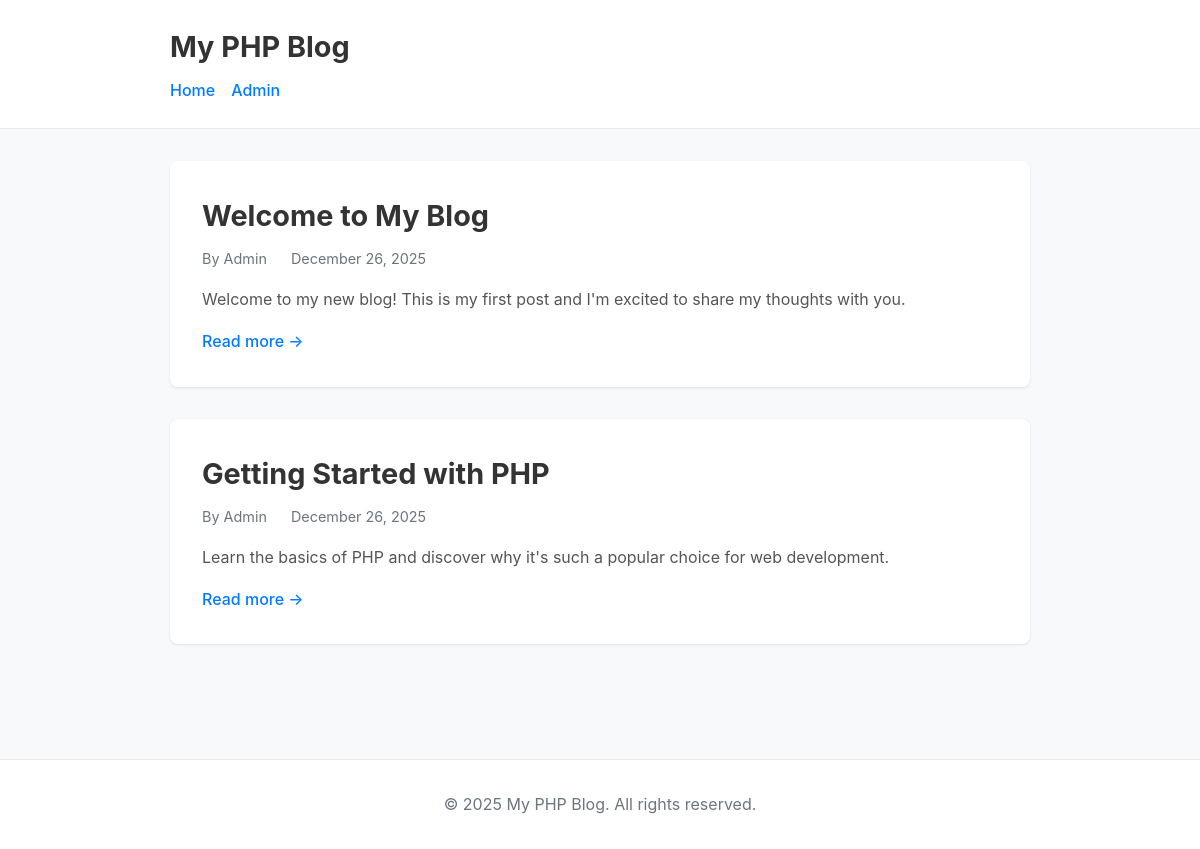
The page / on the database its author committed.
### tables this page shows
CREATE TABLE IF NOT EXISTS posts (
    id INT AUTO_INCREMENT PRIMARY KEY,
    title VARCHAR(255) NOT NULL,
    slug VARCHAR(255) NOT NULL UNIQUE,
    content TEXT NOT NULL,
    excerpt VARCHAR(500),
    author VARCHAR(100) NOT NULL,
    status ENUM('draft', 'published') DEFAULT 'draft',
    created_at TIMESTAMP DEFAULT CURRENT_TIMESTAMP,
    updated_at TIMESTAMP DEFAULT CURRENT_TIMESTAMP ON UPDATE CURRENT_TIMESTAMP,
    INDEX idx_slug (slug),
    INDEX idx_status (status),
    INDEX idx_created_at (created_at)
);

### includes/functions.php (called while the page is built, shortened)
<?php
function getAllPosts($limit = null, $offset = 0) {
    $db = getDB();
    $sql = "SELECT * FROM posts WHERE status = 'published' ORDER BY created_at DESC";
    if ($limit !== null) {
        $sql .= " LIMIT ? OFFSET ?";
        $stmt = $db->prepare($sql);
        $stmt->bind_param('ii', $limit, $offset);
    } else {
        $stmt = $db->prepare($sql);
    }
    $stmt->execute();
    $result = $stmt->get_result();
    $posts = $result->fetch_all(MYSQLI_ASSOC);
    return $posts;
}
function formatDate($date) {
    return date('F j, Y', strtotime($date));
}
function e($string) {
    return htmlspecialchars($string, ENT_QUOTES, 'UTF-8');
}

### index.php (the view, shortened to what this page needs)
<?php
require_once __DIR__ . '/includes/functions.php';
$posts = getAllPosts();
?>
<!DOCTYPE html>
<html lang="en">
<head>
    <link rel="stylesheet" href="css/style.css">
</head>
<body>
    <header>
        <div class="container">
            <h1><?php echo e(SITE_NAME); ?></h1>
            <nav>
                <a href="index.php">Home</a>
                <a href="admin/index.php">Admin</a>
            </nav>
        </div>
    </header>
    <main class="container">
        <div class="posts-list">
            <?php if (empty($posts)): ?>
                <p class="no-posts">No posts available yet. Check back soon!</p>
            <?php else: ?>
                <?php foreach ($posts as $post): ?>
                    <article class="post-preview">
                        <h2>
                            <a href="post.php?slug=<?php echo e($post['slug']); ?>">
                                <?php echo e($post['title']); ?>
                            </a>
                        </h2>
                        <div class="post-meta">
                            <span class="author">By <?php echo e($post['author']); ?></span>
                            <span class="date"><?php echo formatDate($post['created_at']); ?></span>
                        </div>
                        <?php if ($post['excerpt']): ?>
                            <p class="excerpt"><?php echo e($post['excerpt']); ?></p>
                        <?php endif; ?>
                        <a href="post.php?slug=<?php echo e($post['slug']); ?>" class="read-more">
                            Read more &rarr;
                        </a>
                    </article>
                <?php endforeach; ?>
            <?php endif; ?>
        </div>
    </main>
    <footer>
        <div class="container">
            <p>&copy; <?php echo date('Y'); ?> <?php echo e(SITE_NAME); ?>. All rights reserved.</p>
        </div>
    </footer>
</body>
</html>

### css/style.css (style rules this page uses)
* { margin: 0; padding: 0; box-sizing: border-box; }
body { font-family: -apple-system, BlinkMacSystemFont, 'Segoe UI', Roboto, 'Helvetica Neue', Arial, sans-serif; line-height: 1.6; color: #333; background-color: #f8f9fa; }
a { color: #007bff; text-decoration: none; transition: color 0.2s; }
.container { max-width: 900px; margin: 0 auto; padding: 0 20px; }
header { background-color: #fff; border-bottom: 1px solid #e9ecef; padding: 1.5rem 0; margin-bottom: 2rem; }
header h1 { font-size: 1.8rem; margin-bottom: 0.5rem; }
header nav { display: flex; gap: 1.5rem; }
header nav a { font-weight: 500; }
main { min-height: calc(100vh - 250px); padding-bottom: 2rem; }
.posts-list { display: flex; flex-direction: column; gap: 2rem; }
.post-preview { background: #fff; padding: 2rem; border-radius: 8px; box-shadow: 0 1px 3px rgba(0,0,0,0.1); transition: box-shadow 0.2s; }
.post-preview h2 { font-size: 1.8rem; margin-bottom: 0.5rem; }
.post-preview h2 a { color: #333; }
.post-meta { color: #6c757d; font-size: 0.9rem; margin-bottom: 1rem; display: flex; gap: 1.5rem; }
.excerpt { color: #555; margin-bottom: 1rem; line-height: 1.7; }
.read-more { color: #007bff; font-weight: 500; display: inline-block; }
footer { background-color: #fff; border-top: 1px solid #e9ecef; padding: 2rem 0; margin-top: 3rem; text-align: center; color: #6c757d; }
header nav { display: flex; align-items: center; flex-wrap: wrap; gap: 1rem; }

### rows shown on the page
posts: title "Welcome to My Blog", author "Admin", created_at "December 26, 2025", excerpt "Welcome to my new blog! This is my first post and I'm excited to share my thoughts with you."
posts: title "Getting Started with PHP", author "Admin", created_at "December 26, 2025", excerpt "Learn the basics of PHP and discover why it's such a popular choice for web development."

### other values the page prints
SITE_NAME "My PHP Blog"
